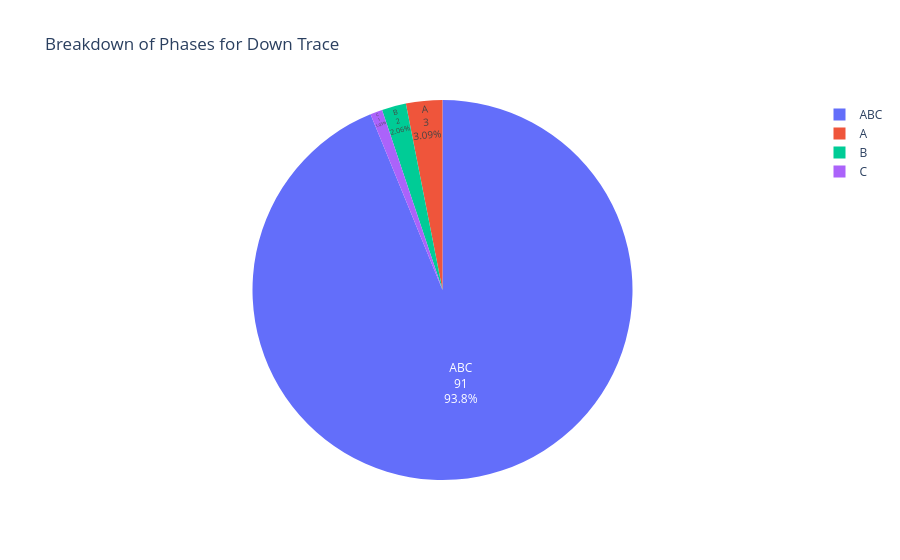

Notebook cell for this chart:
### Code cell
# Create a pie plot for the breakdown of phases.
df_phases = plot_pie(
    df, "phases", "Breakdown of Phases for " + trace_option.title() + " Trace"
)

### Figure 1 — Plotly figure (JSON) as saved in the notebook; plotly's stock layout.template omitted (floating-point values rounded to 4 significant figures)
{"data": [{"domain": {"x": [0.0, 1.0], "y": [0.0, 1.0]}, "hovertemplate": "phases=%{label}<br>count=%{value}<extra></extra>", "labels": ["ABC", "A", "B", "C"], "legendgroup": "", "name": "", "showlegend": true, "textinfo": "percent+label+value", "textposition": "inside", "type": "pie", "values": [91, 3, 2, 1]}], "layout": {"legend": {"tracegroupgap": 0}, "title": {"text": "Breakdown of Phases for Down Trace"}}}
